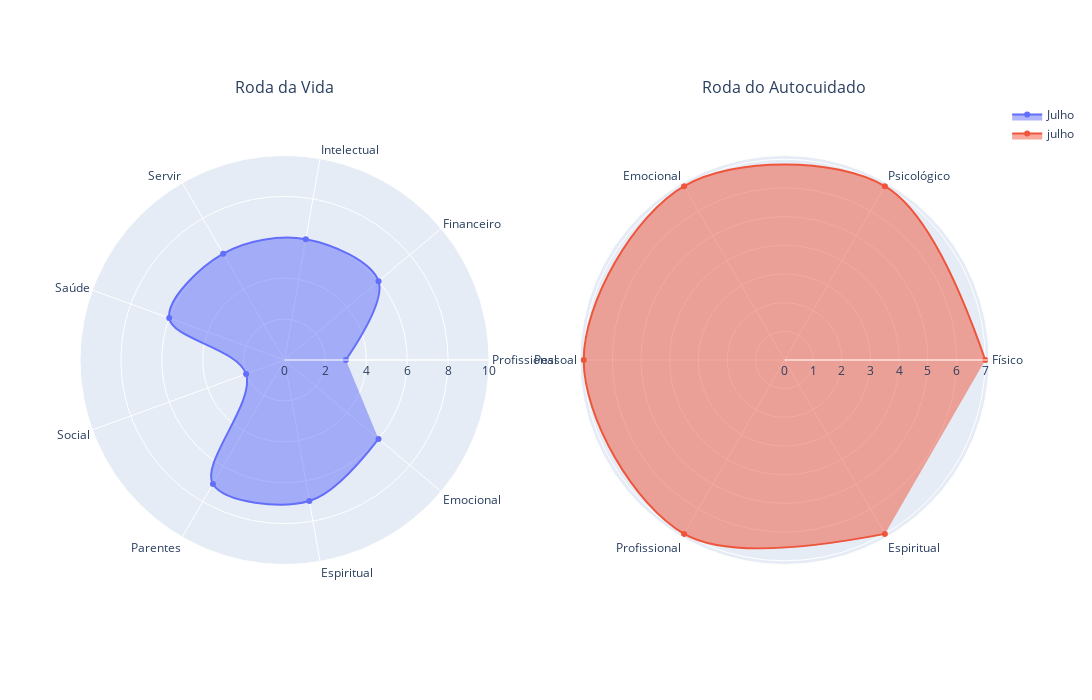

Notebook code for this chart:
### Markdown cell above
### Mostrando os Graficos

### Code cell
fig = make_subplots(rows=1, cols=2, subplot_titles=("Roda da Vida", "Roda do Autocuidado"), specs=[[{'type': 'polar'}]*2])

# plotando cada grafico de radar que esta dentro do dataframe com um loop
for name in df:
    fig.add_trace(go.Scatterpolar(r = df[name], 
                                  theta = df.index, 
                                  fill = 'toself', 
                                  name = name,
                                  line_shape="spline"), row=1, col=1) # r = raio, theta = angulo, name = nome da legenda 

# plotando cada grafico de radar que esta dentro do dataframe com um loop
for name in df1:
    fig.add_trace(go.Scatterpolar(r = df1[name], 
                                  theta = df1.index, 
                                  fill = 'toself', 
                                  name = name,
                                  line_shape="spline"), row=1, col=2) # r = raio, theta = angulo, name = nome da legenda, line_shape = tipo de linha, fill = preencher o grafico

fig.update_layout(height=700, width=1200, polar=dict(radialaxis=dict(range=[0, 10]))) # range = intervalo do raio

fig.show()

### Figure 1 — Plotly figure (JSON) as saved in the notebook; plotly's stock layout.template omitted (floating-point values rounded to 4 significant figures)
{"data": [{"fill": "toself", "line": {"shape": "spline"}, "name": "Julho", "r": [3, 6, 6, 6, 6, 2, 7, 7, 6], "subplot": "polar", "theta": ["Profissional", "Financeiro", "Intelectual", "Servir", "Saúde", "Social", "Parentes", "Espiritual", "Emocional"], "type": "scatterpolar"}, {"fill": "toself", "line": {"shape": "spline"}, "name": "julho", "r": [7, 7, 7, 7, 7, 7], "subplot": "polar2", "theta": ["Físico", "Psicológico", "Emocional", "Pessoal", "Profissional", "Espiritual"], "type": "scatterpolar"}], "layout": {"annotations": [{"font": {"size": 16}, "showarrow": false, "text": "Roda da Vida", "x": 0.225, "xanchor": "center", "xref": "paper", "y": 1, "yanchor": "bottom", "yref": "paper"}, {"font": {"size": 16}, "showarrow": false, "text": "Roda do Autocuidado", "x": 0.775, "xanchor": "center", "xref": "paper", "y": 1, "yanchor": "bottom", "yref": "paper"}], "height": 700, "polar": {"domain": {"x": [0, 0.45], "y": [0, 1]}, "radialaxis": {"range": [0, 10]}}, "polar2": {"domain": {"x": [0.55, 1], "y": [0, 1]}}, "width": 1200}}
